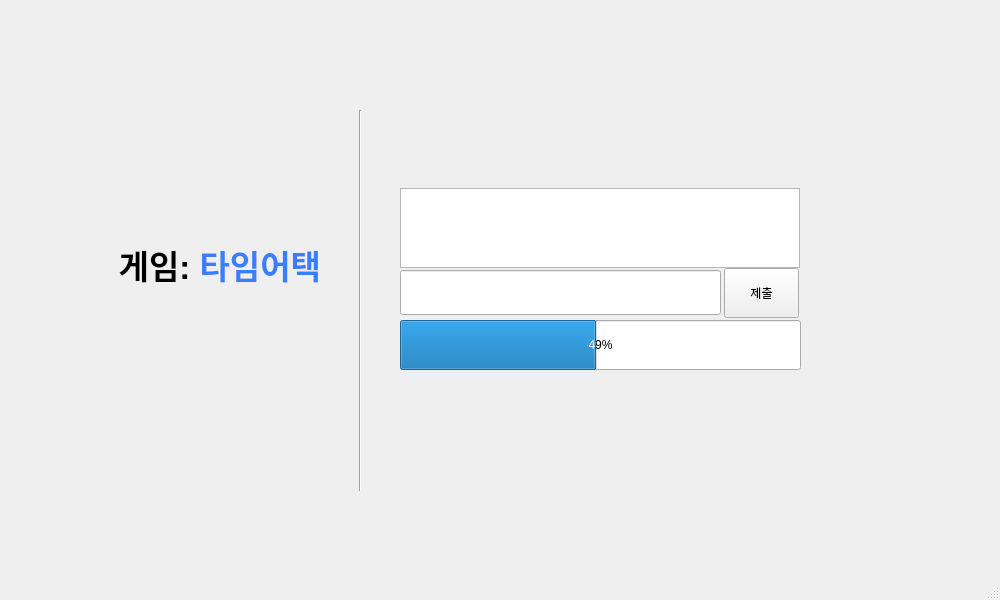
<?xml version="1.0" encoding="UTF-8"?>
<ui version="4.0">
 <class>MainWindow</class>
 <widget class="QMainWindow" name="MainWindow">
  <property name="geometry">
   <rect>
    <x>0</x>
    <y>0</y>
    <width>1000</width>
    <height>600</height>
   </rect>
  </property>
  <property name="windowTitle">
   <string>MainWindow</string>
  </property>
  <widget class="QWidget" name="centralwidget">
   <widget class="QPushButton" name="pushButton">
    <property name="geometry">
     <rect>
      <x>724</x>
      <y>268</y>
      <width>75</width>
      <height>50</height>
     </rect>
    </property>
    <property name="minimumSize">
     <size>
      <width>0</width>
      <height>50</height>
     </size>
    </property>
    <property name="maximumSize">
     <size>
      <width>75</width>
      <height>50</height>
     </size>
    </property>
    <property name="text">
     <string>제출</string>
    </property>
   </widget>
   <widget class="QPlainTextEdit" name="plainTextEdit">
    <property name="geometry">
     <rect>
      <x>400</x>
      <y>188</y>
      <width>400</width>
      <height>80</height>
     </rect>
    </property>
   </widget>
   <widget class="QLineEdit" name="lineEdit">
    <property name="geometry">
     <rect>
      <x>400</x>
      <y>270</y>
      <width>321</width>
      <height>45</height>
     </rect>
    </property>
   </widget>
   <widget class="QProgressBar" name="progressBar">
    <property name="geometry">
     <rect>
      <x>400</x>
      <y>320</y>
      <width>401</width>
      <height>50</height>
     </rect>
    </property>
    <property name="value">
     <number>49</number>
    </property>
   </widget>
   <widget class="Line" name="line">
    <property name="geometry">
     <rect>
      <x>350</x>
      <y>110</y>
      <width>20</width>
      <height>381</height>
     </rect>
    </property>
    <property name="orientation">
     <enum>Qt::Vertical</enum>
    </property>
   </widget>
   <widget class="QLabel" name="label">
    <property name="geometry">
     <rect>
      <x>80</x>
      <y>130</y>
      <width>241</width>
      <height>271</height>
     </rect>
    </property>
    <property name="font">
     <font>
      <pointsize>25</pointsize>
      <italic>false</italic>
      <bold>true</bold>
      <strikeout>false</strikeout>
      <kerning>true</kerning>
     </font>
    </property>
    <property name="text">
     <string>&lt;html&gt;&lt;head/&gt;&lt;body&gt;&lt;p&gt;게임:&lt;span style=&quot; color:#397eff;&quot;&gt; 타임어택&lt;/span&gt;&lt;/p&gt;&lt;/body&gt;&lt;/html&gt;</string>
    </property>
    <property name="alignment">
     <set>Qt::AlignRight|Qt::AlignTrailing|Qt::AlignVCenter</set>
    </property>
   </widget>
  </widget>
  <widget class="QStatusBar" name="statusbar"/>
 </widget>
 <resources/>
 <connections/>
</ui>
